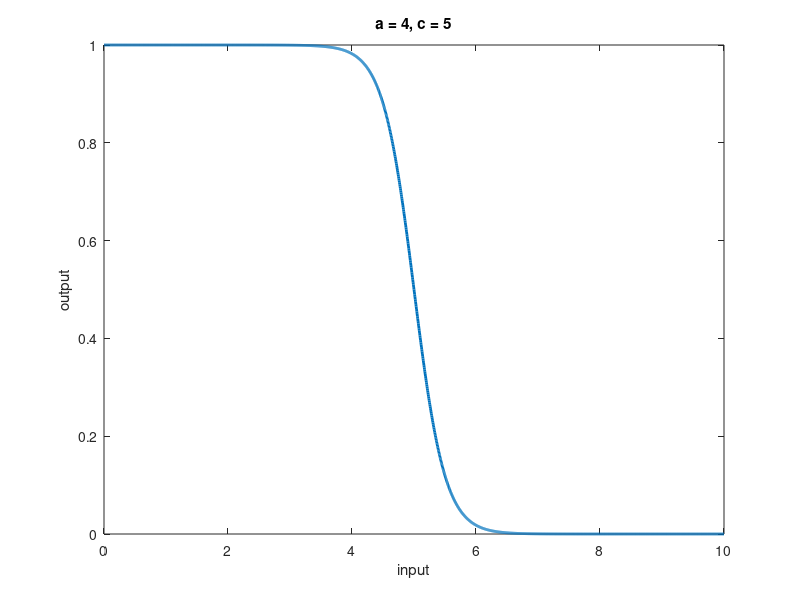

Reproduce this figure in MATLAB.
clc;
close;
clear;

a = 4;
c = 5;

x = 0:(c/1000):2*c;

y = 1 ./ ( 1 + exp(a*(x-c)) );

figure;
plot(x, y, 'LineWidth',2.0);
xlabel('input');
ylabel('output');
title(['a = ' num2str(a) ', c = ' num2str(c)]);

